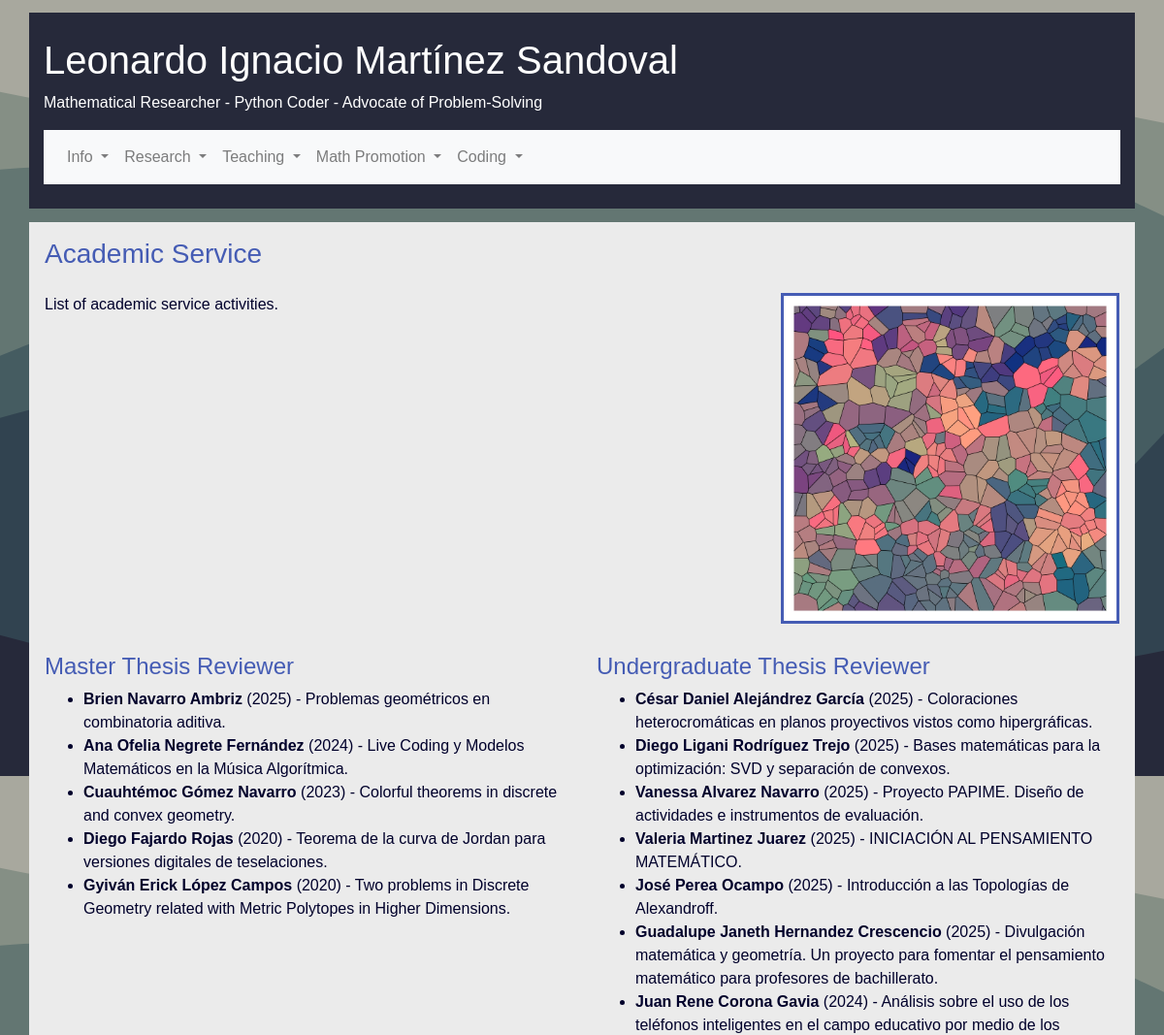
The app's page /steaching (upper part), older data.
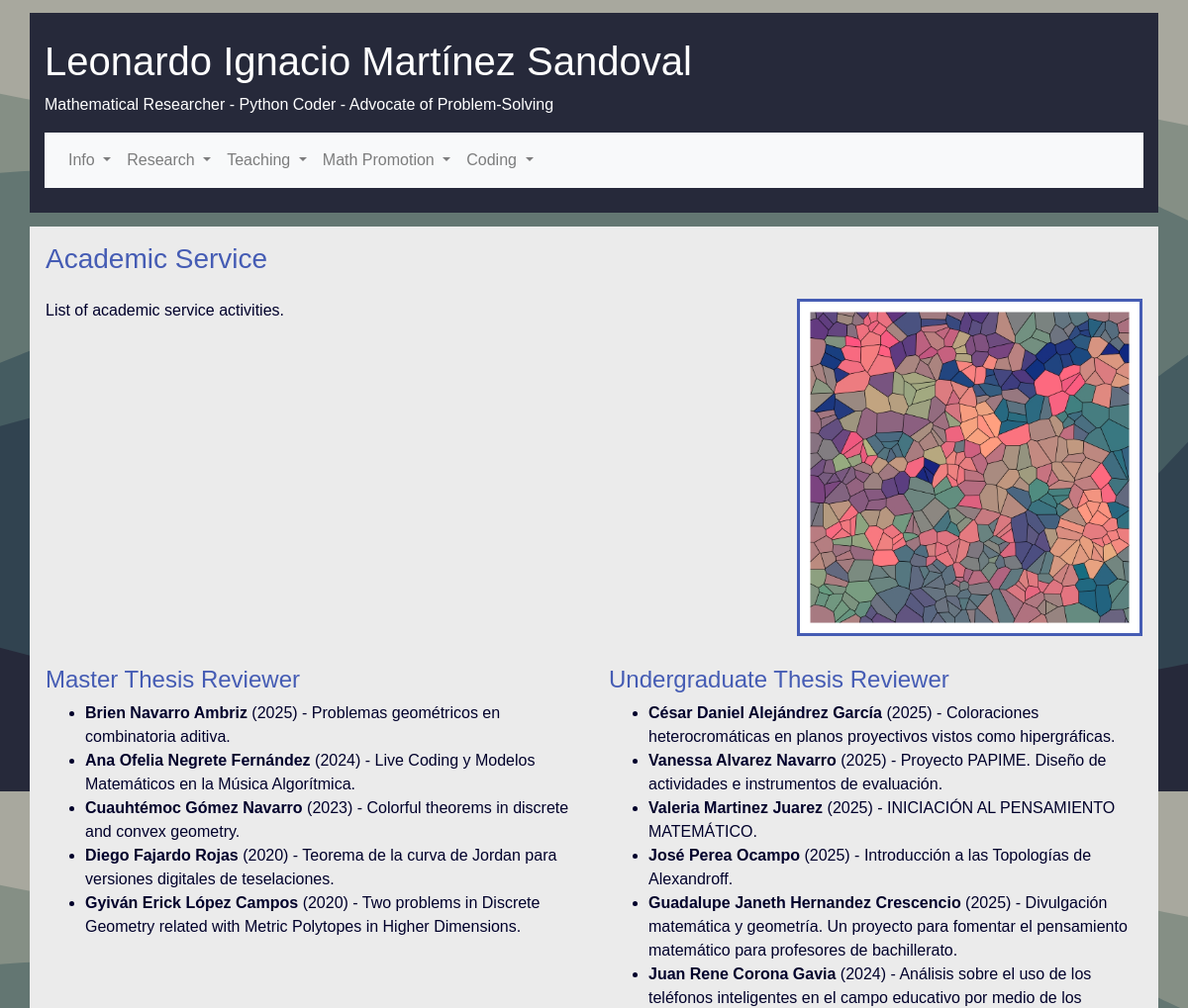
The same page, newer data.
### personalpage/models.py (models this page shows, shortened)
class Service(db.Model):
    __tablename__ = 'service'
    id = db.Column(db.Integer, primary_key=True)
    title = db.Column(db.String(80), unique=True, nullable=False)
    date = db.Column(db.Date(), default=date.today())
    description = db.Column(db.String(140), nullable=False)
    title = db.Column(db.String(80), unique=True, nullable=False)
    service_type = db.Column(db.String(20), nullable=False)
    institution = db.Column(db.Integer, db.ForeignKey('institution.id'))
    location = db.Column(db.Integer, db.ForeignKey('location.id'))

### personalpage/cv.py (the view)
@app.route("/steaching")
def steaching():
    service = Service.query\
        .select_from(Service)\
        .join(Institution)\
        .join(Location, Service.location==Location.id)\
        .add_entity(Institution)\
        .add_entity(Location)\
        .order_by(desc(Service.date))\
        .all()
    return render_template("personalpage/steaching.html", service=service)

### personalpage/templates/personalpage/steaching.html
{% extends "body_template.html" %}
    {% block content %}
    <div class="container outter pl-3 pr-3 pt-3">
        <h3>Academic Service</h3>
        <div class="row pt-3">
            <div class="col-md-8">
            <p style="text-align: justify"> List of academic service activities. </p>
        </div>
        <div class="col-md-4" id="data">
            <div class="blockitem">
                <img src="static/pastels.jpg" class="img-fluid"></img>
            </div>
            </div>
        </div>
        <div class="row pt-3">
            <div class="col-lg-6">
                <h4> Master Thesis Reviewer </h4>
                <ul>
                    {% for item in service %}
                    {% if item.Service.service_type == "r_master_thesis" %}
                    {% if item.Service.date %}
                    <li> <strong> {{ item.Service.description }}</strong> ({{ item.Service.date.strftime('%Y') }}) - {{ item.Service.title }}. </li>
                    {% else %}
                    <li> <strong> {{ item.Service.description }}</strong> (Ongoing) - {{ item.Service.title }}. </li>
                    {% endif %}
                    {% endif %}
                    {% endfor %}
                </ul>
            </div>
            <div class="col-lg-6">
                <h4> Undergraduate Thesis Reviewer </h4>
                <ul>
                    {% for item in service %}
                    {% if item.Service.service_type == "r_ug_thesis" %}
                    {% if item.Service.date %}
                    <li> <strong> {{ item.Service.description }}</strong> ({{ item.Service.date.strftime('%Y') }}) - {{ item.Service.title }}. </li>
                    {% else %}
                    <li> <strong> {{ item.Service.description }}</strong> (Ongoing) - {{ item.Service.title }}. </li>
                    {% endif %}
                    {% endif %}
                    {% endfor %}
                </ul>
            </div>
        </div>
    </div>
    {% endblock %}

Row changes from the older to the newer data that the page shows:
no longer on this page (row edited): Service: Service.description "Diego Ligani Rodríguez Trejo", Service "2025", Service "Bases matemáticas para la optimización: SVD y separación de convexos", shown under "Undergraduate Thesis Reviewer"
